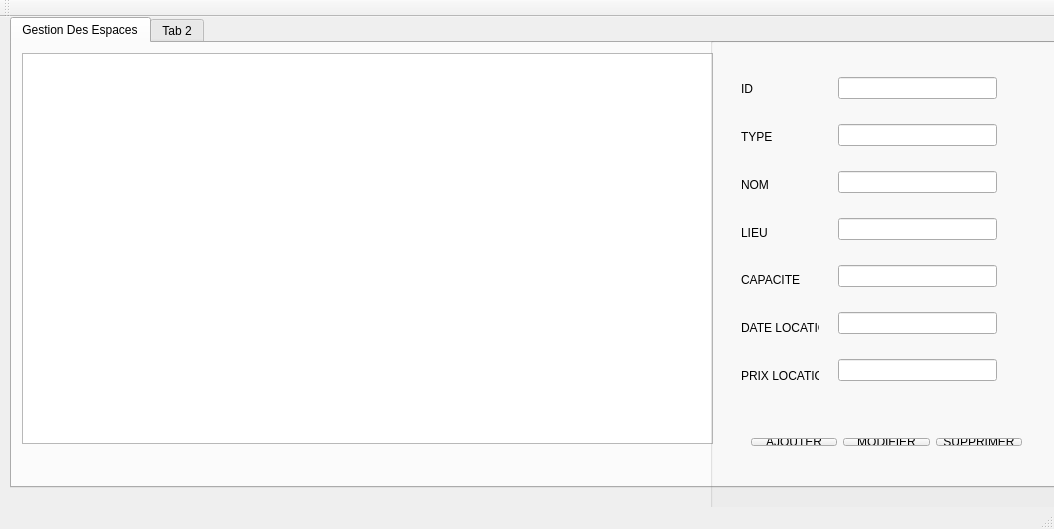
<?xml version="1.0" encoding="UTF-8"?>
<ui version="4.0">
 <class>MainWindow</class>
 <widget class="QMainWindow" name="MainWindow">
  <property name="geometry">
   <rect>
    <x>0</x>
    <y>0</y>
    <width>1054</width>
    <height>529</height>
   </rect>
  </property>
  <property name="windowTitle">
   <string>Gestion des Clients</string>
  </property>
  <widget class="QWidget" name="centralWidget">
   <widget class="QTabWidget" name="tabWidget">
    <property name="geometry">
     <rect>
      <x>10</x>
      <y>0</y>
      <width>1051</width>
      <height>471</height>
     </rect>
    </property>
    <property name="currentIndex">
     <number>0</number>
    </property>
    <widget class="QWidget" name="tab">
     <attribute name="title">
      <string>Gestion Des Espaces</string>
     </attribute>
     <widget class="QTableView" name="tab_espaces">
      <property name="geometry">
       <rect>
        <x>10</x>
        <y>10</y>
        <width>691</width>
        <height>391</height>
       </rect>
      </property>
     </widget>
    </widget>
    <widget class="QWidget" name="tab_2">
     <attribute name="title">
      <string>Tab 2</string>
     </attribute>
    </widget>
   </widget>
   <widget class="QGroupBox" name="groupBox">
    <property name="geometry">
     <rect>
      <x>710</x>
      <y>20</y>
      <width>521</width>
      <height>501</height>
     </rect>
    </property>
    <property name="title">
     <string/>
    </property>
    <widget class="QWidget" name="layoutWidget">
     <property name="geometry">
      <rect>
       <x>30</x>
       <y>390</y>
       <width>293</width>
       <height>30</height>
      </rect>
     </property>
     <layout class="QHBoxLayout" name="horizontalLayout">
      <item>
       <widget class="QPushButton" name="pb_ajouter">
        <property name="text">
         <string>AJOUTER</string>
        </property>
       </widget>
      </item>
      <item>
       <widget class="QPushButton" name="pushButton_2">
        <property name="text">
         <string>MODIFIER</string>
        </property>
       </widget>
      </item>
      <item>
       <widget class="QPushButton" name="pushButton_3">
        <property name="text">
         <string>SUPPRIMER</string>
        </property>
       </widget>
      </item>
     </layout>
    </widget>
    <widget class="QWidget" name="layoutWidget">
     <property name="geometry">
      <rect>
       <x>20</x>
       <y>20</y>
       <width>100</width>
       <height>351</height>
      </rect>
     </property>
     <layout class="QVBoxLayout" name="verticalLayout">
      <item>
       <widget class="QLabel" name="label">
        <property name="text">
         <string>ID</string>
        </property>
       </widget>
      </item>
      <item>
       <widget class="QLabel" name="label_2">
        <property name="text">
         <string>TYPE</string>
        </property>
       </widget>
      </item>
      <item>
       <widget class="QLabel" name="label_3">
        <property name="text">
         <string>NOM</string>
        </property>
       </widget>
      </item>
      <item>
       <widget class="QLabel" name="label_4">
        <property name="text">
         <string>LIEU</string>
        </property>
       </widget>
      </item>
      <item>
       <widget class="QLabel" name="label_5">
        <property name="text">
         <string>CAPACITE</string>
        </property>
       </widget>
      </item>
      <item>
       <widget class="QLabel" name="label_6">
        <property name="text">
         <string>DATE LOCATION</string>
        </property>
       </widget>
      </item>
      <item>
       <widget class="QLabel" name="label_7">
        <property name="text">
         <string>PRIX LOCATION </string>
        </property>
       </widget>
      </item>
     </layout>
    </widget>
    <widget class="QWidget" name="layoutWidget">
     <property name="geometry">
      <rect>
       <x>117</x>
       <y>10</y>
       <width>181</width>
       <height>371</height>
      </rect>
     </property>
     <layout class="QVBoxLayout" name="verticalLayout_2">
      <item>
       <widget class="QLineEdit" name="le_ID"/>
      </item>
      <item>
       <widget class="QLineEdit" name="le_type"/>
      </item>
      <item>
       <widget class="QLineEdit" name="le_nom"/>
      </item>
      <item>
       <widget class="QLineEdit" name="le_lieu"/>
      </item>
      <item>
       <widget class="QLineEdit" name="le_capacite"/>
      </item>
      <item>
       <widget class="QLineEdit" name="le_datelocation"/>
      </item>
      <item>
       <widget class="QLineEdit" name="le_prixlocation"/>
      </item>
     </layout>
    </widget>
   </widget>
  </widget>
  <widget class="QMenuBar" name="menuBar">
   <property name="geometry">
    <rect>
     <x>0</x>
     <y>0</y>
     <width>1054</width>
     <height>22</height>
    </rect>
   </property>
  </widget>
  <widget class="QToolBar" name="mainToolBar">
   <attribute name="toolBarArea">
    <enum>TopToolBarArea</enum>
   </attribute>
   <attribute name="toolBarBreak">
    <bool>false</bool>
   </attribute>
  </widget>
  <widget class="QStatusBar" name="statusBar"/>
 </widget>
 <layoutdefault spacing="6" margin="11"/>
 <resources/>
 <connections/>
</ui>
